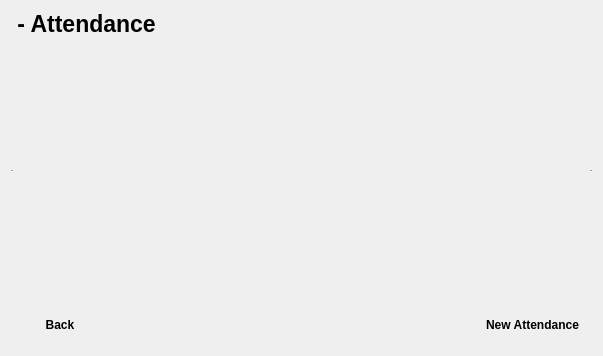
<?xml version="1.0" encoding="UTF-8"?>
<ui version="4.0">
 <class>AceClassUtility_Attendances</class>
 <widget class="QDialog" name="AceClassUtility_Attendances">
  <property name="geometry">
   <rect>
    <x>0</x>
    <y>0</y>
    <width>603</width>
    <height>356</height>
   </rect>
  </property>
  <property name="minimumSize">
   <size>
    <width>603</width>
    <height>356</height>
   </size>
  </property>
  <property name="maximumSize">
   <size>
    <width>603</width>
    <height>356</height>
   </size>
  </property>
  <property name="baseSize">
   <size>
    <width>603</width>
    <height>356</height>
   </size>
  </property>
  <property name="windowTitle">
   <string>Ace Class Utility - &lt;className&gt; - Attendances</string>
  </property>
  <property name="windowIcon">
   <iconset resource="../main.qrc">
    <normaloff>:/icons/icon.png</normaloff>:/icons/icon.png</iconset>
  </property>
  <layout class="QGridLayout" name="gridLayout">
   <item row="0" column="0">
    <widget class="QLabel" name="classNameLabel">
     <property name="font">
      <font>
       <pointsize>17</pointsize>
       <weight>75</weight>
       <bold>true</bold>
      </font>
     </property>
     <property name="text">
      <string>&lt;className&gt; - Attendance</string>
     </property>
    </widget>
   </item>
   <item row="5" column="0">
    <widget class="QWidget" name="backButtonWidget" native="true">
     <layout class="QGridLayout" name="gridLayout_2">
      <item row="0" column="1">
       <spacer name="horizontalSpacer">
        <property name="orientation">
         <enum>Qt::Horizontal</enum>
        </property>
        <property name="sizeHint" stdset="0">
         <size>
          <width>40</width>
          <height>20</height>
         </size>
        </property>
       </spacer>
      </item>
      <item row="0" column="0">
       <widget class="QPushButton" name="backButton">
        <property name="font">
         <font>
          <weight>75</weight>
          <bold>true</bold>
         </font>
        </property>
        <property name="text">
         <string>Back</string>
        </property>
        <property name="icon">
         <iconset theme="back">
          <normaloff>.</normaloff>.</iconset>
        </property>
        <property name="flat">
         <bool>true</bool>
        </property>
       </widget>
      </item>
      <item row="0" column="2">
       <widget class="QPushButton" name="newAttendanceButton">
        <property name="font">
         <font>
          <weight>75</weight>
          <bold>true</bold>
         </font>
        </property>
        <property name="text">
         <string>New Attendance</string>
        </property>
        <property name="icon">
         <iconset theme="add">
          <normaloff>.</normaloff>.</iconset>
        </property>
        <property name="iconSize">
         <size>
          <width>16</width>
          <height>16</height>
         </size>
        </property>
        <property name="flat">
         <bool>true</bool>
        </property>
       </widget>
      </item>
     </layout>
    </widget>
   </item>
   <item row="1" column="0">
    <widget class="QScrollArea" name="attendances">
     <property name="frameShape">
      <enum>QFrame::HLine</enum>
     </property>
     <property name="widgetResizable">
      <bool>true</bool>
     </property>
     <widget class="QWidget" name="attendancesWidget">
      <property name="geometry">
       <rect>
        <x>0</x>
        <y>0</y>
        <width>581</width>
        <height>249</height>
       </rect>
      </property>
     </widget>
    </widget>
   </item>
  </layout>
 </widget>
 <resources>
  <include location="../main.qrc"/>
 </resources>
 <connections/>
</ui>
